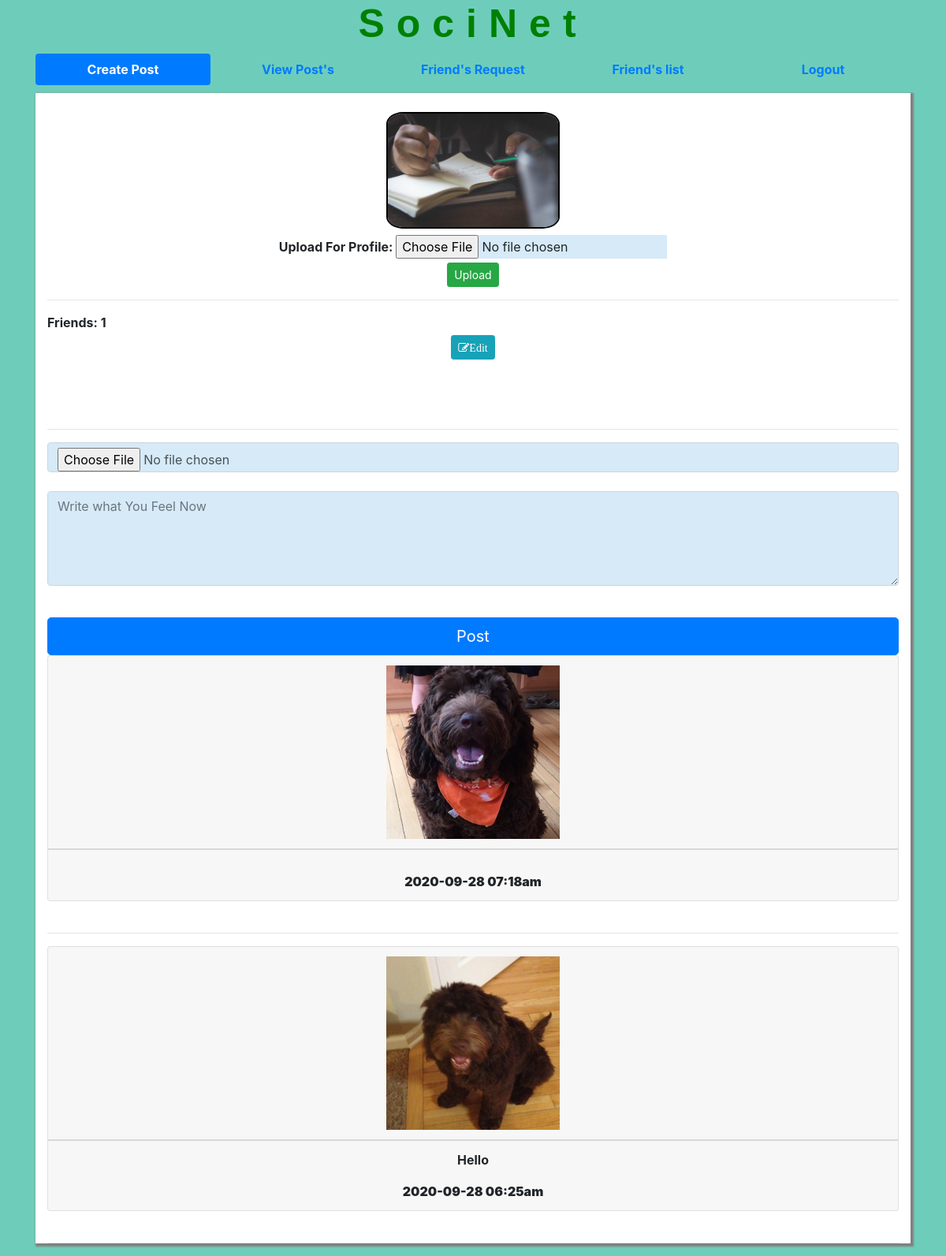
The page /userpage.php (signed in) on the database its author committed.
### tables this page shows
CREATE TABLE `post` (
  `images` varchar(255) DEFAULT NULL,
  `text` varchar(255) DEFAULT NULL,
  `pemail` varchar(255) DEFAULT NULL,
  `timep` timestamp(6) NOT NULL DEFAULT CURRENT_TIMESTAMP(6) ON UPDATE CURRENT_TIMESTAMP(6),
  `pid` int(255) NOT NULL
);

### userpage.php (the view, shortened to what this page needs)
<?php
include("process.php");
$email=$_SESSION['email'];
?>
<!DOCTYPE html>
<html>
 <head>
 </head>
 <link rel="stylesheet" href="https://stackpath.bootstrapcdn.com/bootstrap/4.5.0/css/bootstrap.min.css">
<link rel="stylesheet" href="https://cdnjs.cloudflare.com/ajax/libs/font-awesome/4.7.0/css/font-awesome.min.css">
<body>
 <div class="container text-center" >
 <h1><b><span class="symbol">SociNet</span></h1>
 <nav class="nav navbar-custom nav-pills nav-justified">
       <a class="nav-item nav-link <?php
   if(empty($_GET['get']))
    echo "active";
 ?> " data-toggle="tab"  href="#post">Create Post</a>
       <a class="nav-item nav-link" data-toggle="tab" href="#view">View Post's</a>
       <a class="nav-item nav-link <?php
   if(empty($_GET['get']))
    echo "";
 ?> " data-toggle="tab" href="#Request">Friend's Request</a>
       <a class="nav-item nav-link" data-toggle="tab" href="#list">Friend's list</a>
       <a class="nav-item nav-link"  href="Logout.php">Logout</a>
     </nav>
 </div>
 <div class="tab-content">
 <div class="container  tab-pane <?php
   if($_GET['get']==("request" || "view"))
   { echo "fade";
   }
else
echo "active";
 ?> main " id="post">
   <div class="row" id="post1">
     <div class="col-12  col-sm-12"></br>
     <form  class='text-center' action="" method="post"  enctype="multipart/form-data">
      <fieldset ><legend style="text-align:center;" id="image1">
      <?php
        $sl="select * from login where email='$email'";
        $result=mysqli_query($conn,$sl) or die(mysqli_error($sl));
        while($row=mysqli_fetch_array($result))
        {
            if(empty($row['image']) && $row['gender']=='male')
            echo "<img src='man.jpg'>";
            else if(empty($row['image']) && $row['gender']=='female')
            echo "<img src='woman.jpg'>";
            else
            echo "<img src='image/".$row['image']."'>";
        }
      ?>
      </legend>
      <label for="image">Upload For Profile:</label> <input type="file" accept="image/*" name="profile" id="image">
      </fieldset>
      <button class="btn btn-success btn-sm " name="submit">Upload</button>
       </form>
       <hr>
      Friends: <?php
      $sj="select * from friends where toemail='$email'  and response=1 or  (fremail='$email' and response=1)";
      $result1=mysqli_query($conn,$sj) or die(mysqli_error($conn));
      $count=mysqli_num_rows($result1);
      echo $count;
    ?>
    <center><button  class="btn btn-info btn-sm mt-1" onclick="display()"><i class="fa fa-edit">Edit</i></button></center>
       <hr>
      <form action="" method="post" enctype="multipart/form-data">
      <input type="file" name="profile1" class="form-control"></br>
      <textarea placeholder="Write what You Feel Now" name="text" class="form-control"></textarea></br>
      <button class="btn btn-primary btn-lg btn-block mt-3" name="postsubmit">Post</button>
      </form>
  </div>
     <div class="col-12 text-center col-sm-12">
       <?php
       $sd="select * from post where pemail='$email' order by timep desc";
       $result=mysqli_query($conn,$sd) or die(mysqli_error($conn));
       while($row=mysqli_fetch_array($result))
       {
           if(!empty($row['images']))
           {
             ?>
             <div class="card">
              <div class="card-header">
            <?php echo "<img class='insideimg' src='image/".$row['images']."'>"; ?>
             </div>
             <div class="card-footer">
                       <p><?php echo $row['text']?></p>
            <b><?php
           $time=12-substr($row['timep'],11,2);
            if($time>0)
           echo substr($row['timep'],0,16)."am";
           else
             echo substr($row['timep'],0,11).substr($time,1,10).":".substr($row['timep'],14,2)."pm";?></b>
           </div>
           </div>
             <hr>
               <?php
           }
       }
      ?>
    </div>
    </div>
   </div>
</div>
</body>
</html>

### userpage.php (style rules this page uses)
body { background-color:#6ECDBA ; }
.main { margin:10px auto; }
.main .row { background-color:#ffffff; box-shadow:2px 2px 2px 2px grey; width:100%; margin:auto; }
.main .row legend img { max-width:220px; border-radius:10%; }
.symbol { font-size:50px; font-weight:bold; margin:auto; letter-spacing:15px; font-family:verdana,sans-serif; color:#008000 ; }
#image1 img { border:2px solid black; }
#post1 { display:block; }
input[type='file'] { background-color:#D6EAF8; }
#post1 textarea { height:120px; background-color:#D6EAF8; }
.insideimg { height:220px; max-width:220px; width:100%; }

### rows shown on the page
post: images (picture), timep "2020-09-28 07:18"
post: images (picture), text "Hello", timep "2020-09-28 06:25"

### other values the page prints
$count "1"
